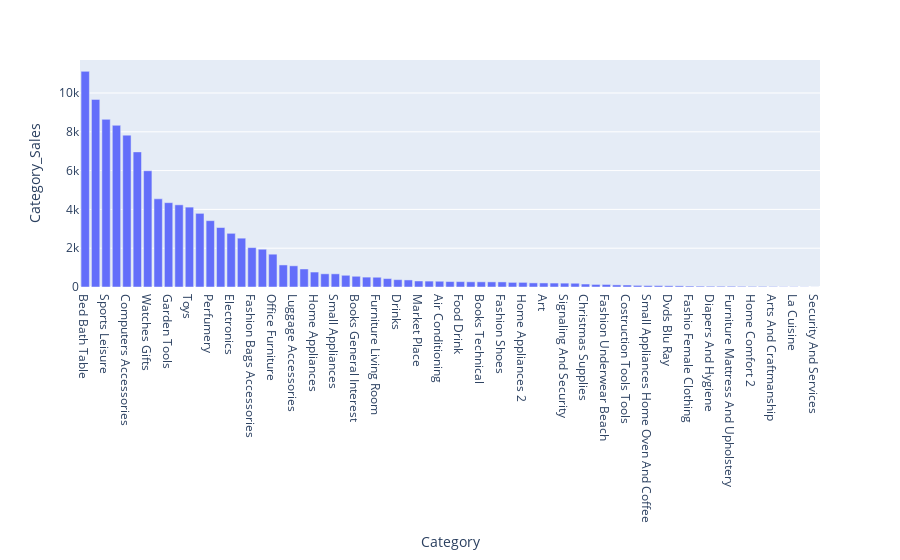

The notebook cell this image was saved under:
### Code cell
fig_category_performance = px.bar(df_category_sales,x = 'Category',y = 'Category_Sales')

fig_category_performance.show() #the most popular category is bed bath & table

### Figure 1 — Plotly figure (JSON) as saved in the notebook; plotly's stock layout.template omitted (floating-point values rounded to 4 significant figures)
{"data": [{"alignmentgroup": "True", "hovertemplate": "Category=%{x}<br>Category_Sales=%{y}<extra></extra>", "legendgroup": "", "marker": {"color": "#636efa", "pattern": {"shape": ""}}, "name": "", "offsetgroup": "", "orientation": "v", "showlegend": false, "textposition": "auto", "type": "bar", "x": ["Bed Bath Table", "Health Beauty", "Sports Leisure", "Furniture Decor", "Computers Accessories", "Housewares", "Watches Gifts", "Telephony", "Garden Tools", "Auto", "Toys", "Cool Stuff", "Perfumery", "Baby", "Electronics", "Stationery", "Fashion Bags Accessories", "Pet Shop", "Office Furniture", "Consoles Games", "Luggage Accessories", "Construction Tools Construction", "Home Appliances", "Musical Instruments", "Small Appliances", "Home Construction", "Books General Interest", "Food", "Furniture Living Room", "Home Confort", "Drinks", "Audio", "Market Place", "Construction Tools Lights", "Air Conditioning", "Kitchen Dining Laundry Garden Furniture", "Food Drink", "Industry Commerce And Business", "Books Technical", "Fixed Telephony", "Fashion Shoes", "Costruction Tools Garden", "Home Appliances 2", "Agro Industry And Commerce", "Art", "Computers", "Signaling And Security", "Construction Tools Safety", "Christmas Supplies", "Fashion Male Clothing", "Fashion Underwear Beach", "Furniture Bedroom", "Costruction Tools Tools", "Tablets Printing Image", "Small Appliances Home Oven And Coffee", "Cine Photo", "Dvds Blu Ray", "Books Imported", "Fashio Female Clothing", "Party Supplies", "Diapers And Hygiene", "Music", "Furniture Mattress And Upholstery", "Flowers", "Home Comfort 2", "Fashion Sport", "Arts And Craftmanship", "Cds Dvds Musicals", "La Cuisine", "Fashion Childrens Clothes", "Security And Services"], "xaxis": "x", "y": [11115, 9670, 8641, 8334, 7827, 6964, 5991, 4545, 4347, 4235, 4117, 3796, 3419, 3065, 2767, 2517, 2031, 1947, 1691, 1137, 1092, 929, 771, 680, 679, 604, 553, 510, 503, 434, 379, 364, 311, 304, 297, 281, 278, 268, 267, 264, 262, 238, 238, 212, 209, 203, 199, 194, 153, 132, 131, 109, 103, 83, 76, 72, 64, 60, 48, 43, 39, 38, 38, 33, 30, 30, 24, 14, 14, 8, 2], "yaxis": "y"}], "layout": {"barmode": "relative", "legend": {"tracegroupgap": 0}, "margin": {"t": 60}, "xaxis": {"anchor": "y", "domain": [0, 1], "title": {"text": "Category"}}, "yaxis": {"anchor": "x", "domain": [0, 1], "title": {"text": "Category_Sales"}}}}
